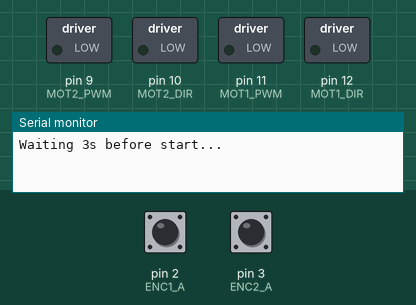
This sketch was run on a simulated Arduino Nano, built with avr-gcc and run on an emulated ATmega328P. Parts: switched loads named in the sketch (green lamp = pin HIGH), the last lines printed to the serial monitor. The test bench sets the inputs (shaded band); at power-on: pin 2 (ENC1_A) HIGH, pin 3 (ENC2_A) HIGH.

Above: at 0.1 s.
At 3.1 s:
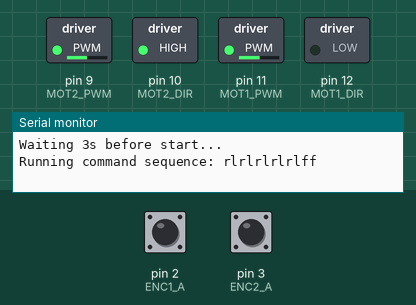
Timing chart, 0 to 4.6 s (numbered marks = the images above):
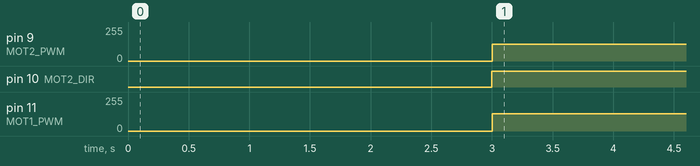

Measured:
- by itself, pin 9 (MOT2_PWM): 0/255 → 126/255 at 3.0 s
- by itself, pin 10 (MOT2_DIR): LOW → HIGH at 3.0 s
- by itself, pin 11 (MOT1_PWM): 0/255 → 130/255 at 3.0 s

The sketch:

main.ino
```cpp
// main.ino

#include <Arduino.h>
#include <math.h>

#include "EncoderOdometry.hpp"   // odometry from wheel ticks
#include "MotorController.hpp"   // DRV8835 interface

// === Maze constants ===
static const float CELL_SIZE_MM     = 175.0f;    // one maze cell
static const float TURN_RAD         = M_PI / 2.0f; // 90° in radians

// === Turn tuning ===
// Restore full 90° turn (no undershoot)
static const float ANGLE_SCALE_RIGHT      = 0.91f;
static const float ANGLE_SCALE_LEFT       = 0.86f;

// === Motor/drive parameters ===
static const int   PWM_DRIVE        = 150;      // forward speed
static const int   PWM_TURN         = 130;      // turn-in-place speed

// === Motor calibration scales ===
static const float LEFT_PWM_SCALE   = 1.00f;    // scale for left motor PWM
static const float RIGHT_PWM_SCALE  = 0.975f;    // scale for right motor PWM

// === Global objects ===
EncoderOdometry odom;
MotorController motor;

// Wrap angle into (–π, π]
static float wrap180rad(float a) {
  while (a >  M_PI)   a -= 2.0f * M_PI;
  while (a <= -M_PI)  a += 2.0f * M_PI;
  return a;
}

/// Drive forward exactly one cell (180 mm)
void forwardOneCell(int pwm = PWM_DRIVE) {
  odom.reset();
  int leftPWM  = (int)(pwm * LEFT_PWM_SCALE);
  int rightPWM = (int)(pwm * RIGHT_PWM_SCALE);
  motor.setMotorPWM(leftPWM, rightPWM);
  while (true) {
    odom.update();
    float x = odom.getX();
    float y = odom.getY();
    if (sqrt(x*x + y*y) >= CELL_SIZE_MM) break;
    delay(2);
  }
  motor.setMotorPWM(0, 0);
}

/// Turn in place 90° CCW
void turnLeft(int pwm = PWM_TURN) {
  float target  = TURN_RAD * ANGLE_SCALE_LEFT;
  odom.reset();
  int leftPWM   = (int)(-pwm * LEFT_PWM_SCALE);
  int rightPWM  = (int)(pwm * RIGHT_PWM_SCALE);
  motor.setMotorPWM(leftPWM, rightPWM);
  while (true) {
    odom.update();
    if (wrap180rad(odom.getTheta()) >= target) break;
    delay(2);
  }
  motor.setMotorPWM(0, 0);
}

/// Turn in place 90° CW
void turnRight(int pwm = PWM_TURN) {
  float target  = -TURN_RAD * ANGLE_SCALE_RIGHT;
  odom.reset();
  int leftPWM   = (int)(pwm * LEFT_PWM_SCALE);
  int rightPWM  = (int)(-pwm * RIGHT_PWM_SCALE);
  motor.setMotorPWM(leftPWM, rightPWM);
  while (true) {
    odom.update();
    if (wrap180rad(odom.getTheta()) <= target) break;
    delay(2);
  }
  motor.setMotorPWM(0, 0);
}

/// Execute a null-terminated string of 'f','l','r' commands
void executeCommands(const char *cmds) {
  for (int i = 0; cmds[i] != '\0'; i++) {
    char c = tolower(cmds[i]);
    switch (c) {
      case 'f': forwardOneCell(); break;
      case 'l': turnLeft();       break;
      case 'r': turnRight();      break;
      default:  /* ignore */      break;
    }
    delay(200);  // brief pause between actions
  }
}

void setup() {
  Serial.begin(9600);
  while (!Serial);

  Serial.println("Waiting 3s before start...");
  delay(3000);

  odom.begin();   // attach interrupts, zero pose
  motor.begin();  // configure pins, stop motors

  Serial.println("Running command sequence: rlrlrlrlrlff");
  executeCommands("lfrffrfl");
}

void loop() {
  // nothing here: all actions happen in setup()
}
```

CubicTrajectory.cpp
```cpp
/**************************************************************
 *  File         : CubicTrajectory.cpp
 *  Author       : Jason E Tomczyk
 *  Description  : Generates cubic time-based trajectories for
 *                 smooth motion planning from an initial state
 *                 to a target state over a fixed duration.
 *
 *  Version      : 1.0
 *  Created On   : 2025-07-16
 *  Last Updated : 2025-07-16
 *
 *  Changelog:
 *    - [v1.0] Implemented cubic coefficient solver and accessors
 *             for position, velocity, and acceleration profiles.
 *************************************************************/

#include "CubicTrajectory.hpp"

void CubicTrajectory::generate(float x0, float v0, float xf, float vf, float T) {
    a0 = x0;
    a1 = v0;
    a2 = (3 * (xf - x0) / (T * T)) - (2 * v0 + vf) / T;
    a3 = (2 * (x0 - xf) / (T * T * T)) + (v0 + vf) / (T * T);
}

float CubicTrajectory::getPosition(float t) const {
    return a0 + a1 * t + a2 * t * t + a3 * t * t * t;
}

float CubicTrajectory::getVelocity(float t) const {
    return a1 + 2 * a2 * t + 3 * a3 * t * t;
}

float CubicTrajectory::getAcceleration(float t) const {
    return 2 * a2 + 6 * a3 * t;
}
```

CubicTrajectory.hpp
```cpp
/**************************************************************
 *  File         : CubicTrajectory.hpp
 *  Author       : Jason E Tomczyk
 *  Description  : Header for cubic polynomial trajectory generator.
 *                 Provides interface to generate and evaluate
 *                 smooth motion paths over time.
 *
 *  Version      : 1.0
 *  Created On   : 2025-07-16
 *  Last Updated : 2025-07-16
 *
 *  Changelog:
 *    - [v1.0] Declared generate(), getPosition(), getVelocity(),
 *             and getAcceleration() for time-based motion profiles.
 *************************************************************/

#pragma once

class CubicTrajectory {
public:
    void generate(float x0, float v0, float xf, float vf, float T);
    float getPosition(float t) const;
    float getVelocity(float t) const;
    float getAcceleration(float t) const;

private:
    float a0, a1, a2, a3;
};
```

EncoderOdometry.cpp
```cpp
/**************************************************************
 *  File         : EncoderOdometry.cpp
 *  Author       : Jason E Tomczyk
 *  Description  : Computes differential-drive odometry using
 *                 encoder interrupts. Tracks x, y, heading (θ),
 *                 and optionally velocity of each wheel.
 *
 *                 Do not edit unless discussed.
 *
 *  Version      : 1.0
 *  Created On   : 2025-07-16
 *  Last Updated : 2025-07-16
 *
 *  Changelog:
 *    - [v1.0] Finalized full pose estimation from quadrature
 *             encoder tick deltas. Includes heading wrap.
 *************************************************************/

#include "EncoderOdometry.hpp"


volatile long EncoderOdometry::leftTicks = 0;
volatile long EncoderOdometry::rightTicks = 0;

EncoderOdometry::EncoderOdometry() {}

void EncoderOdometry::begin() {
    pinMode(ENC1_A, INPUT);
    pinMode(ENC1_B, INPUT);
    pinMode(ENC2_A, INPUT);
    pinMode(ENC2_B, INPUT);

    attachInterrupt(digitalPinToInterrupt(ENC1_A), handleLeftA, RISING);
    attachInterrupt(digitalPinToInterrupt(ENC2_A), handleRightA, RISING);

    lastUpdateTime = millis();
}

void EncoderOdometry::reset() {
    noInterrupts();
    leftTicks = 0;
    rightTicks = 0;
    interrupts();

    x = 0.0f;
    y = 0.0f;
    theta = 0.0f;
    prevLeftTicks = 0;
    prevRightTicks = 0;
    lastUpdateTime = millis();
}

void EncoderOdometry::update() {
    long left, right;
    noInterrupts();
    left = leftTicks;
    right = rightTicks;
    interrupts();

    long dLeft = left - prevLeftTicks;
    long dRight = right - prevRightTicks;

    prevLeftTicks = left;
    prevRightTicks = right;

    float dL_mm = dLeft * MM_PER_TICK;
    float dR_mm = dRight * MM_PER_TICK;

    float dCenter = (dL_mm + dR_mm) / 2.0f;
    float dTheta  = (dR_mm - dL_mm) / AXLE_LENGTH_MM;

    theta += dTheta;
    if (theta > PI)        theta -= TWO_PI;
    else if (theta <= -PI) theta += TWO_PI;

    x += dCenter * cos(theta);
    y += dCenter * sin(theta);

    lastUpdateTime = millis();
}

float EncoderOdometry::getX() const { return x; }
float EncoderOdometry::getY() const { return y; }
float EncoderOdometry::getTheta() const { return theta; }

long EncoderOdometry::getLeftTicks() const { return leftTicks; }
long EncoderOdometry::getRightTicks() const { return rightTicks; }

float EncoderOdometry::getLeftSpeedMMs() const {
    static unsigned long lastTime = 0;
    static long lastTicks = 0;

    unsigned long now = millis();
    float dt = (now - lastTime) / 1000.0f;

    if (dt <= 0.0f) return 0.0f;

    long currentTicks = leftTicks;
    float speed = (currentTicks - lastTicks) * MM_PER_TICK / dt;

    lastTicks = currentTicks;
    lastTime = now;

    return speed;
}

float EncoderOdometry::getRightSpeedMMs() const {
    static unsigned long lastTime = 0;
    static long lastTicks = 0;

    unsigned long now = millis();
    float dt = (now - lastTime) / 1000.0f;

    if (dt <= 0.0f) return 0.0f;

    long currentTicks = rightTicks;
    float speed = (currentTicks - lastTicks) * MM_PER_TICK / dt;

    lastTicks = currentTicks;
    lastTime = now;

    return speed;
}

void EncoderOdometry::handleLeftA() {
    if (digitalRead(ENC1_B))
        leftTicks--;
    else
        leftTicks++;
}

void EncoderOdometry::handleRightA() {
    if (digitalRead(ENC2_B))
        rightTicks++;
    else
        rightTicks--;
}
```

EncoderOdometry.hpp
```cpp
/**************************************************************
 *  File         : EncoderOdometry.hpp
 *  Author       : Jason E Tomczyk
 *  Description  : Header for encoder-based odometry class.
 *                 Provides position, heading, and velocity access
 *                 via interrupt-driven tick counting.
 *
 *                 Do not edit unless discussed.
 *
 *  Version      : 1.0
 *  Created On   : 2025-07-16
 *  Last Updated : 2025-07-16
 *
 *  Changelog:
 *    - [v1.0] Declared update(), getX(), getTheta(), and speed
 *             estimators for left and right wheels.
 *************************************************************/

#pragma once

#include "Arduino.h"
#include "robot_param.hpp"
#include "pin_config.hpp"

class EncoderOdometry {
public:
    EncoderOdometry();

    void begin();
    void reset();
    void update();

    float getX() const;
    float getY() const;
    float getTheta() const;

    float getLeftSpeedMMs() const;
    float getRightSpeedMMs() const;

    long getLeftTicks() const;
    long getRightTicks() const;

    static void handleLeftA();
    static void handleRightA();

private:
    float x = 0.0f;
    float y = 0.0f;
    float theta = 0.0f;

    long prevLeftTicks = 0;
    long prevRightTicks = 0;

    unsigned long lastUpdateTime = 0;

    static volatile long leftTicks;
    static volatile long rightTicks;
};
```

IMUOdometry.cpp
```cpp
#include "IMUOdometry.hpp"

IMUOdometry::IMUOdometry()
  : mpu(Wire), yawDeg(0.0f)
{}

void IMUOdometry::begin(uint8_t gyroCfg, uint8_t accCfg) {
    Wire.begin();
    byte st = mpu.begin(gyroCfg, accCfg);
    if (st) {
      Serial.print("MPU init err: ");
      Serial.println(st);
      while (1);
    }
    mpu.calcOffsets();
}

void IMUOdometry::update() {
    mpu.update();
    yawDeg = mpu.getAngleZ();
    if (yawDeg > 180.0f)       yawDeg -= 360.0f;
    else if (yawDeg < -180.0f) yawDeg += 360.0f;
}

float IMUOdometry::getYawDegrees() const {
    return yawDeg;
}

float IMUOdometry::getYawRadians() const {
    return yawDeg * (PI / 180.0f);
}
```

IMUOdometry.hpp
```cpp
#ifndef IMU_ODOMETRY_HPP
#define IMU_ODOMETRY_HPP

#include <Arduino.h>
#include <Wire.h>
#include "MPU6050_light.hpp"

class IMUOdometry {
public:
    IMUOdometry();

    // Call in setup()
    void begin(uint8_t gyroCfg = 1, uint8_t accCfg = 0);

    // Call each loop() to update yaw
    void update();

    // Yaw [deg] and [rad]
    float getYawDegrees() const;
    float getYawRadians() const;

private:
    MPU6050 mpu;
    float   yawDeg;
};

#endif // IMU_ODOMETRY_HPP
```

MPU6050_light.cpp
```cpp
#include "MPU6050_light.hpp"
#include <Arduino.h>
#include <math.h>

static float wrap(float angle, float limit) {
  while (angle >  limit) angle -= 2*limit;
  while (angle < -limit) angle += 2*limit;
  return angle;
}

MPU6050::MPU6050(TwoWire &w)
  : wire(&w),
    address(MPU6050_ADDR),
    gyro_lsb_to_degsec(0), acc_lsb_to_g(0),
    gyroXoffset(0), gyroYoffset(0), gyroZoffset(0),
    accXoffset(0), accYoffset(0), accZoffset(0),
    temp(0), accX(0), accY(0), accZ(0),
    gyroX(0), gyroY(0), gyroZ(0),
    angleAccX(0), angleAccY(0),
    angleX(0), angleY(0), angleZ(0),
    preInterval(0),
    filterGyroCoef(DEFAULT_GYRO_COEFF)
{}

byte MPU6050::begin(int gyro_cfg, int acc_cfg) {
  byte status = writeData(MPU6050_PWR_MGMT_1_REGISTER, 0x01);
  writeData(MPU6050_SMPLRT_DIV_REGISTER, 0x00);
  writeData(MPU6050_CONFIG_REGISTER,       0x00);
  setGyroConfig(gyro_cfg);
  setAccConfig(acc_cfg);
  update();
  preInterval = millis();
  return status;
}

byte MPU6050::writeData(byte reg, byte data) {
  wire->beginTransmission(address);
  wire->write(reg);
  wire->write(data);
  return wire->endTransmission();
}

byte MPU6050::readData(byte reg) {
  wire->beginTransmission(address);
  wire->write(reg);
  wire->endTransmission(false);
  wire->requestFrom(address, (uint8_t)1);
  return wire->read();
}

byte MPU6050::setGyroConfig(int cfg) {
  switch (cfg) {
    case 0: gyro_lsb_to_degsec = 131.0f; writeData(MPU6050_GYRO_CONFIG_REGISTER, 0x00); break;
    case 1: gyro_lsb_to_degsec =  65.5f; writeData(MPU6050_GYRO_CONFIG_REGISTER, 0x08); break;
    case 2: gyro_lsb_to_degsec =  32.8f; writeData(MPU6050_GYRO_CONFIG_REGISTER, 0x10); break;
    case 3: gyro_lsb_to_degsec =  16.4f; writeData(MPU6050_GYRO_CONFIG_REGISTER, 0x18); break;
    default: gyro_lsb_to_degsec = 131.0f; writeData(MPU6050_GYRO_CONFIG_REGISTER, 0x00); break;
  }
  return 0;
}

byte MPU6050::setAccConfig(int cfg) {
  switch (cfg) {
    case 0: acc_lsb_to_g = 16384.0f; writeData(MPU6050_ACCEL_CONFIG_REGISTER, 0x00); break;
    case 1: acc_lsb_to_g =  8192.0f; writeData(MPU6050_ACCEL_CONFIG_REGISTER, 0x08); break;
    case 2: acc_lsb_to_g =  4096.0f; writeData(MPU6050_ACCEL_CONFIG_REGISTER, 0x10); break;
    case 3: acc_lsb_to_g =  2048.0f; writeData(MPU6050_ACCEL_CONFIG_REGISTER, 0x18); break;
    default: acc_lsb_to_g = 16384.0f; writeData(MPU6050_ACCEL_CONFIG_REGISTER, 0x00); break;
  }
  return 0;
}

void MPU6050::setFilterGyroCoef(float coef) {
  filterGyroCoef = (coef < 0 || coef > 1) ? DEFAULT_GYRO_COEFF : coef;
}

void MPU6050::calcOffsets(bool doG, bool doA) {
  if (doG) gyroXoffset = gyroYoffset = gyroZoffset = 0;
  if (doA) accXoffset = accYoffset = accZoffset = 0;
  float sumA[6] = {0};
  for (int i = 0; i < CALIB_OFFSET_NB_MES; i++) {
    fetchData();
    sumA[0] += accX; sumA[1] += accY; sumA[2] += (accZ - 1.0f);
    sumA[3] += gyroX; sumA[4] += gyroY; sumA[5] += gyroZ;
    delay(1);
  }
  if (doA) {
    accXoffset = sumA[0] / CALIB_OFFSET_NB_MES;
    accYoffset = sumA[1] / CALIB_OFFSET_NB_MES;
    accZoffset = sumA[2] / CALIB_OFFSET_NB_MES;
  }
  if (doG) {
    gyroXoffset = sumA[3] / CALIB_OFFSET_NB_MES;
    gyroYoffset = sumA[4] / CALIB_OFFSET_NB_MES;
    gyroZoffset = sumA[5] / CALIB_OFFSET_NB_MES;
  }
}

void MPU6050::fetchData() {
  wire->beginTransmission(address);
  wire->write(MPU6050_ACCEL_OUT_REGISTER);
  wire->endTransmission(false);
  wire->requestFrom(address, (uint8_t)14);

  int16_t raw[7];
  for (int i = 0; i < 7; i++) {
    raw[i] = (wire->read() << 8) | wire->read();
  }

  accX  = raw[0] / acc_lsb_to_g  - accXoffset;
  accY  = raw[1] / acc_lsb_to_g  - accYoffset;
  accZ  = raw[2] / acc_lsb_to_g  - accZoffset;
  gyroX = raw[4] / gyro_lsb_to_degsec - gyroXoffset;
  gyroY = raw[5] / gyro_lsb_to_degsec - gyroYoffset;
  gyroZ = raw[6] / gyro_lsb_to_degsec - gyroZoffset;
}

void MPU6050::update() {
  fetchData();
  float sgZ = accZ < 0 ? -1 : 1;
  angleAccX = atan2(accY, sgZ * sqrt(accZ*accZ + accX*accX)) * RAD_2_DEG;
  angleAccY = -atan2(accX, sqrt(accZ*accZ + accY*accY)) * RAD_2_DEG;

  unsigned long now = millis();
  float dt = (now - preInterval) * 1e-3f;
  preInterval = now;

  angleX += gyroX * dt;
  angleY += gyroY * dt;
  angleZ += gyroZ * dt;
  // optionally combine with acc-based tilt on X/Y here using wrap/filter...
}
```

MPU6050_light.hpp
```cpp
#ifndef MPU6050_LIGHT_HPP
#define MPU6050_LIGHT_HPP

#include <Arduino.h>
#include <Wire.h>

// MPU-6050 I²C addresses & registers
#define MPU6050_ADDR                  0x68
#define MPU6050_SMPLRT_DIV_REGISTER   0x19
#define MPU6050_CONFIG_REGISTER       0x1A
#define MPU6050_GYRO_CONFIG_REGISTER  0x1B
#define MPU6050_ACCEL_CONFIG_REGISTER 0x1C
#define MPU6050_PWR_MGMT_1_REGISTER   0x6B

#define MPU6050_ACCEL_OUT_REGISTER    0x3B
#define MPU6050_GYRO_OUT_REGISTER     0x43

#define RAD_2_DEG             57.29578f
#define CALIB_OFFSET_NB_MES   500
#define DEFAULT_GYRO_COEFF    0.98f

class MPU6050 {
public:
    // ctor: pass in your I2C bus (usually Wire)
    MPU6050(TwoWire &w);

    // Initialize; returns I2C status (0 = OK)
    byte begin(int gyro_config_num = 1, int acc_config_num = 0);

    // Read raw data and update fused angles
    void fetchData();
    void update();

    // Configuration & calibration
    byte setGyroConfig(int config_num);
    byte setAccConfig(int config_num);
    void setFilterGyroCoef(float gyro_coeff);
    void calcOffsets(bool is_calc_gyro = true, bool is_calc_acc = true);

    // Get fused Z-angle (yaw) in degrees
    float getAngleZ() const { return angleZ; }

private:
    TwoWire *wire;
    uint8_t  address;

    // Low-level I²C
    byte writeData(byte reg, byte data);
    byte readData(byte reg);

    // Sensor offsets & filter
    float gyro_lsb_to_degsec;
    float acc_lsb_to_g;
    float gyroXoffset, gyroYoffset, gyroZoffset;
    float accXoffset, accYoffset, accZoffset;
    float filterGyroCoef;

    // Raw readings
    float temp;
    float accX, accY, accZ;
    float gyroX, gyroY, gyroZ;

    // Fused angles
    float angleAccX, angleAccY;
    float angleX, angleY, angleZ;
    unsigned long preInterval;
};

#endif // MPU6050_LIGHT_HPP
```

MotorController.cpp
```cpp
/**************************************************************
 *  File         : MotorController.cpp
 *  Author       : Jason E Tomczyk
 *  Description  : Low-level PWM and direction output control
 *                 for DRV8835 motor driver. Used to command
 *                 left/right motors directly.
 *
 *                 Do not edit unless discussed.
 *
 *  Version      : 1.0
 *  Created On   : 2025-07-16
 *  Last Updated : 2025-07-16
 *
 *  Changelog:
 *    - [v1.0] Finalized basic control structure for left/right
 *             motors with PWM and direction settings.
 *************************************************************/

#include "MotorController.hpp"

MotorController::MotorController() {}

void MotorController::begin() {
    pinMode(MOT1_PWM, OUTPUT);
    pinMode(MOT1_DIR, OUTPUT);
    pinMode(MOT2_PWM, OUTPUT);
    pinMode(MOT2_DIR, OUTPUT);

    setMotorPWM(0, 0); // Stop motors initially
}

void MotorController::setMotorPWM(int leftPWM, int rightPWM) {
    setMotor(leftPWM, MOT1_PWM, MOT1_DIR);
    setMotor(rightPWM, MOT2_PWM, MOT2_DIR);
}

void MotorController::setMotor(int pwm, int pwmPin, int dirPin) {
    bool direction = pwm >= 0;
    pwm = constrain(abs(pwm), 0, 255);
    digitalWrite(dirPin, direction ? HIGH : LOW);
    analogWrite(pwmPin, pwm);
}
```

Source omitted: MotorController.hpp (1042 bytes), PIDController.cpp (2160 bytes), PIDController.hpp (1063 bytes), PositionController.cpp (2067 bytes), PositionController.hpp (2403 bytes), robot_param.hpp (2368 bytes), pin_config.hpp (1459 bytes)
